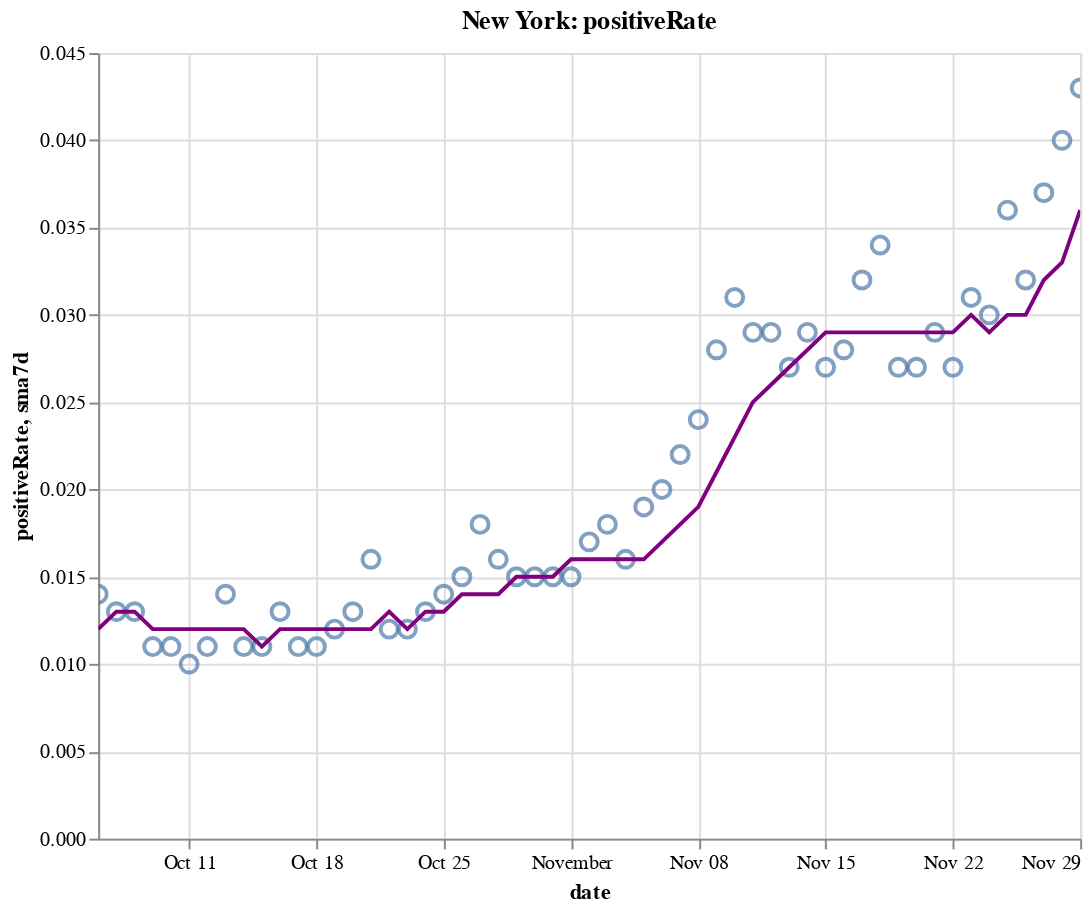

Notebook code for this chart:
### Code cell
create_plot(ny, 'positiveRate')

### Figure 1 — Vega-Lite specification as saved in the notebook (floating-point values rounded to 4 significant figures)
{"config": {"view": {"continuousWidth": 400, "continuousHeight": 300}}, "layer": [{"layer": [{"mark": {"type": "point", "size": 75}, "encoding": {"tooltip": [{"type": "temporal", "field": "date"}, {"type": "quantitative", "field": "positiveRate"}, {"type": "quantitative", "field": "sma7d"}], "x": {"type": "temporal", "field": "date"}, "y": {"type": "quantitative", "field": "positiveRate"}}, "selection": {"selector010": {"type": "interval", "bind": "scales", "encodings": ["x", "y"]}}}, {"mark": {"type": "line", "color": "purple"}, "encoding": {"x": {"type": "temporal", "field": "date"}, "y": {"type": "quantitative", "field": "sma7d"}}}]}, {"mark": {"type": "rule", "color": "#aaa"}, "encoding": {"x": {"type": "temporal", "field": "date"}}, "transform": [{"filter": {"selection": "selector009"}}]}, {"mark": "circle", "encoding": {"opacity": {"condition": {"value": 1, "selection": "selector009"}, "value": 0}, "tooltip": [{"type": "temporal", "field": "date"}, {"type": "quantitative", "field": "positiveRate"}, {"type": "quantitative", "field": "sma7d"}], "x": {"type": "temporal", "field": "date"}, "y": {"type": "quantitative", "field": "positiveRate"}}, "selection": {"selector009": {"type": "single", "encodings": ["x"], "on": "mouseover", "nearest": true, "empty": "none"}}}, {"mark": {"type": "text", "align": "left", "dx": 5, "dy": -5, "stroke": "white", "strokeWidth": 2}, "encoding": {"text": {"type": "quantitative", "field": "positiveRate"}, "tooltip": [{"type": "temporal", "field": "date"}, {"type": "quantitative", "field": "positiveRate"}, {"type": "quantitative", "field": "sma7d"}], "x": {"type": "temporal", "field": "date"}, "y": {"type": "quantitative", "field": "positiveRate"}}, "transform": [{"filter": {"selection": "selector009"}}]}, {"mark": {"type": "text", "align": "left", "dx": 5, "dy": -5}, "encoding": {"text": {"type": "quantitative", "field": "positiveRate"}, "tooltip": [{"type": "temporal", "field": "date"}, {"type": "quantitative", "field": "positiveRate"}, {"type": "quantitative", "field": "sma7d"}], "x": {"type": "temporal", "field": "date"}, "y": {"type": "quantitative", "field": "positiveRate"}}, "transform": [{"filter": {"selection": "selector009"}}]}], "data": {"name": "data-76c0099f3aa0fadf06bcb22801db7b6a"}, "height": 400, "title": "New York: positiveRate", "width": 500, "$schema": "https://vega.github.io/schema/vega-lite/v4.8.1.json", "datasets": {"data-76c0099f3aa0fadf06bcb22801db7b6a": [{"date": "2020-10-06T00:00:00", "totalTestResultsIncrease": 96360.0, "positiveIncrease": 1393.0, "death": 25540.0, "deathIncrease": 9.0, "positiveRate": 0.014, "state": "New York", "sma7d": 0.012}, {"date": "2020-10-07T00:00:00", "totalTestResultsIncrease": 108200.0, "positiveIncrease": 1360.0, "death": 25540.0, "deathIncrease": 9.0, "positiveRate": 0.013, "state": "New York", "sma7d": 0.013}, {"date": "2020-10-08T00:00:00", "totalTestResultsIncrease": 145800.0, "positiveIncrease": 1836.0, "death": 25560.0, "deathIncrease": 10.0, "positiveRate": 0.013, "state": "New York", "sma7d": 0.013}, {"date": "2020-10-09T00:00:00", "totalTestResultsIncrease": 139300.0, "positiveIncrease": 1592.0, "death": 25560.0, "deathIncrease": 6.0, "positiveRate": 0.011, "state": "New York", "sma7d": 0.012}, {"date": "2020-10-10T00:00:00", "totalTestResultsIncrease": 134600.0, "positiveIncrease": 1447.0, "death": 25570.0, "deathIncrease": 8.0, "positiveRate": 0.011, "state": "New York", "sma7d": 0.012}, {"date": "2020-10-11T00:00:00", "totalTestResultsIncrease": 118300.0, "positiveIncrease": 1143.0, "death": 25570.0, "deathIncrease": 5.0, "positiveRate": 0.01, "state": "New York", "sma7d": 0.012}, {"date": "2020-10-12T00:00:00", "totalTestResultsIncrease": 91790.0, "positiveIncrease": 1029.0, "death": 25590.0, "deathIncrease": 13.0, "positiveRate": 0.011, "state": "New York", "sma7d": 0.012}, {"date": "2020-10-13T00:00:00", "totalTestResultsIncrease": 99070.0, "positiveIncrease": 1393.0, "death": 25600.0, "deathIncrease": 11.0, "positiveRate": 0.014, "state": "New York", "sma7d": 0.012}, {"date": "2020-10-14T00:00:00", "totalTestResultsIncrease": 111700.0, "positiveIncrease": 1232.0, "death": 25600.0, "deathIncrease": 7.0, "positiveRate": 0.011, "state": "New York", "sma7d": 0.012}, {"date": "2020-10-15T00:00:00", "totalTestResultsIncrease": 133200.0, "positiveIncrease": 1460.0, "death": 25620.0, "deathIncrease": 13.0, "positiveRate": 0.011, "state": "New York", "sma7d": 0.011}, {"date": "2020-10-16T00:00:00", "totalTestResultsIncrease": 136000.0, "positiveIncrease": 1707.0, "death": 25630.0, "deathIncrease": 10.0, "positiveRate": 0.013, "state": "New York", "sma7d": 0.012}, {"date": "2020-10-17T00:00:00", "totalTestResultsIncrease": 160000.0, "positiveIncrease": 1784.0, "death": 25640.0, "deathIncrease": 9.0, "positiveRate": 0.011, "state": "New York", "sma7d": 0.012}, {"date": "2020-10-18T00:00:00", "totalTestResultsIncrease": 128800.0, "positiveIncrease": 1390.0, "death": 25640.0, "deathIncrease": 7.0, "positiveRate": 0.011, "state": "New York", "sma7d": 0.012}, {"date": "2020-10-19T00:00:00", "totalTestResultsIncrease": 82010.0, "positiveIncrease": 998.0, "death": 25660.0, "deathIncrease": 15.0, "positiveRate": 0.012, "state": "New York", "sma7d": 0.012}, {"date": "2020-10-20T00:00:00", "totalTestResultsIncrease": 90540.0, "positiveIncrease": 1201.0, "death": 25670.0, "deathIncrease": 13.0, "positiveRate": 0.013, "state": "New York", "sma7d": 0.012}, {"date": "2020-10-21T00:00:00", "totalTestResultsIncrease": 124800.0, "positiveIncrease": 2026.0, "death": 25680.0, "deathIncrease": 7.0, "positiveRate": 0.016, "state": "New York", "sma7d": 0.012}, {"date": "2020-10-22T00:00:00", "totalTestResultsIncrease": 135300.0, "positiveIncrease": 1628.0, "death": 25690.0, "deathIncrease": 15.0, "positiveRate": 0.012, "state": "New York", "sma7d": 0.013}, {"date": "2020-10-23T00:00:00", "totalTestResultsIncrease": 141500.0, "positiveIncrease": 1637.0, "death": 25700.0, "deathIncrease": 11.0, "positiveRate": 0.012, "state": "New York", "sma7d": 0.012}, {"date": "2020-10-24T00:00:00", "totalTestResultsIncrease": 156900.0, "positiveIncrease": 2061.0, "death": 25720.0, "deathIncrease": 13.0, "positiveRate": 0.013, "state": "New York", "sma7d": 0.013}, {"date": "2020-10-25T00:00:00", "totalTestResultsIncrease": 120800.0, "positiveIncrease": 1632.0, "death": 25730.0, "deathIncrease": 12.0, "positiveRate": 0.014, "state": "New York", "sma7d": 0.013}, {"date": "2020-10-26T00:00:00", "totalTestResultsIncrease": 82120.0, "positiveIncrease": 1191.0, "death": 25740.0, "deathIncrease": 12.0, "positiveRate": 0.015, "state": "New York", "sma7d": 0.014}, {"date": "2020-10-27T00:00:00", "totalTestResultsIncrease": 111600.0, "positiveIncrease": 1991.0, "death": 25760.0, "deathIncrease": 16.0, "positiveRate": 0.018, "state": "New York", "sma7d": 0.014}, {"date": "2020-10-28T00:00:00", "totalTestResultsIncrease": 129700.0, "positiveIncrease": 2031.0, "death": 25770.0, "deathIncrease": 15.0, "positiveRate": 0.016, "state": "New York", "sma7d": 0.014}, {"date": "2020-10-29T00:00:00", "totalTestResultsIncrease": 168400.0, "positiveIncrease": 2499.0, "death": 25790.0, "deathIncrease": 19.0, "positiveRate": 0.015, "state": "New York", "sma7d": 0.015}, {"date": "2020-10-30T00:00:00", "totalTestResultsIncrease": 146900.0, "positiveIncrease": 2255.0, "death": 25800.0, "deathIncrease": 12.0, "positiveRate": 0.015, "state": "New York", "sma7d": 0.015}, {"date": "2020-10-31T00:00:00", "totalTestResultsIncrease": 137000.0, "positiveIncrease": 2049.0, "death": 25810.0, "deathIncrease": 3.0, "positiveRate": 0.015, "state": "New York", "sma7d": 0.015}, {"date": "2020-11-01T00:00:00", "totalTestResultsIncrease": 148900.0, "positiveIncrease": 2255.0, "death": 25820.0, "deathIncrease": 17.0, "positiveRate": 0.015, "state": "New York", "sma7d": 0.016}, {"date": "2020-11-02T00:00:00", "totalTestResultsIncrease": 96100.0, "positiveIncrease": 1633.0, "death": 25840.0, "deathIncrease": 14.0, "positiveRate": 0.017, "state": "New York", "sma7d": 0.016}, {"date": "2020-11-03T00:00:00", "totalTestResultsIncrease": 127900.0, "positiveIncrease": 2321.0, "death": 25850.0, "deathIncrease": 15.0, "positiveRate": 0.018, "state": "New York", "sma7d": 0.016}, {"date": "2020-11-04T00:00:00", "totalTestResultsIncrease": 133500.0, "positiveIncrease": 2126.0, "death": 25870.0, "deathIncrease": 15.0, "positiveRate": 0.016, "state": "New York", "sma7d": 0.016}, {"date": "2020-11-05T00:00:00", "totalTestResultsIncrease": 161000.0, "positiveIncrease": 2997.0, "death": 25890.0, "deathIncrease": 24.0, "positiveRate": 0.019, "state": "New York", "sma7d": 0.016}, {"date": "2020-11-06T00:00:00", "totalTestResultsIncrease": 160700.0, "positiveIncrease": 3209.0, "death": 25910.0, "deathIncrease": 18.0, "positiveRate": 0.02, "state": "New York", "sma7d": 0.017}, {"date": "2020-11-07T00:00:00", "totalTestResultsIncrease": 163300.0, "positiveIncrease": 3587.0, "death": 25930.0, "deathIncrease": 18.0, "positiveRate": 0.022, "state": "New York", "sma7d": 0.018}, {"date": "2020-11-08T00:00:00", "totalTestResultsIncrease": 145600.0, "positiveIncrease": 3428.0, "death": 25950.0, "deathIncrease": 19.0, "positiveRate": 0.024, "state": "New York", "sma7d": 0.019}, {"date": "2020-11-09T00:00:00", "totalTestResultsIncrease": 111400.0, "positiveIncrease": 3144.0, "death": 25970.0, "deathIncrease": 26.0, "positiveRate": 0.028, "state": "New York", "sma7d": 0.021}, {"date": "2020-11-10T00:00:00", "totalTestResultsIncrease": 128000.0, "positiveIncrease": 3965.0, "death": 26000.0, "deathIncrease": 32.0, "positiveRate": 0.031, "state": "New York", "sma7d": 0.023}, {"date": "2020-11-11T00:00:00", "totalTestResultsIncrease": 164300.0, "positiveIncrease": 4820.0, "death": 26030.0, "deathIncrease": 21.0, "positiveRate": 0.029, "state": "New York", "sma7d": 0.025}, {"date": "2020-11-12T00:00:00", "totalTestResultsIncrease": 162600.0, "positiveIncrease": 4797.0, "death": 26060.0, "deathIncrease": 29.0, "positiveRate": 0.029, "state": "New York", "sma7d": 0.026}, {"date": "2020-11-13T00:00:00", "totalTestResultsIncrease": 203700.0, "positiveIncrease": 5401.0, "death": 26080.0, "deathIncrease": 24.0, "positiveRate": 0.027, "state": "New York", "sma7d": 0.027}, {"date": "2020-11-14T00:00:00", "totalTestResultsIncrease": 184200.0, "positiveIncrease": 5388.0, "death": 26100.0, "deathIncrease": 24.0, "positiveRate": 0.029, "state": "New York", "sma7d": 0.028}, {"date": "2020-11-15T00:00:00", "totalTestResultsIncrease": 133200.0, "positiveIncrease": 3649.0, "death": 26130.0, "deathIncrease": 30.0, "positiveRate": 0.027, "state": "New York", "sma7d": 0.029}, {"date": "2020-11-16T00:00:00", "totalTestResultsIncrease": 124600.0, "positiveIncrease": 3490.0, "death": 26160.0, "deathIncrease": 26.0, "positiveRate": 0.028, "state": "New York", "sma7d": 0.029}, {"date": "2020-11-17T00:00:00", "totalTestResultsIncrease": 159900.0, "positiveIncrease": 5088.0, "death": 26190.0, "deathIncrease": 30.0, "positiveRate": 0.032, "state": "New York", "sma7d": 0.029}, {"date": "2020-11-18T00:00:00", "totalTestResultsIncrease": 154400.0, "positiveIncrease": 5294.0, "death": 26220.0, "deathIncrease": 36.0, "positiveRate": 0.034, "state": "New York", "sma7d": 0.029}, {"date": "2020-11-19T00:00:00", "totalTestResultsIncrease": 195200.0, "positiveIncrease": 5310.0, "death": 26260.0, "deathIncrease": 32.0, "positiveRate": 0.027, "state": "New York", "sma7d": 0.029}, {"date": "2020-11-20T00:00:00", "totalTestResultsIncrease": 205500.0, "positiveIncrease": 5468.0, "death": 26290.0, "deathIncrease": 35.0, "positiveRate": 0.027, "state": "New York", "sma7d": 0.029}, {"date": "2020-11-21T00:00:00", "totalTestResultsIncrease": 207900.0, "positiveIncrease": 5972.0, "death": 26330.0, "deathIncrease": 34.0, "positiveRate": 0.029, "state": "New York", "sma7d": 0.029}, {"date": "2020-11-22T00:00:00", "totalTestResultsIncrease": 196600.0, "positiveIncrease": 5392.0, "death": 26360.0, "deathIncrease": 31.0, "positiveRate": 0.027, "state": "New York", "sma7d": 0.029}, {"date": "2020-11-23T00:00:00", "totalTestResultsIncrease": 191500.0, "positiveIncrease": 5906.0, "death": 26390.0, "deathIncrease": 33.0, "positiveRate": 0.031, "state": "New York", "sma7d": 0.03}, {"date": "2020-11-24T00:00:00", "totalTestResultsIncrease": 164800.0, "positiveIncrease": 4881.0, "death": 26440.0, "deathIncrease": 51.0, "positiveRate": 0.03, "state": "New York", "sma7d": 0.029}, {"date": "2020-11-25T00:00:00", "totalTestResultsIncrease": 173100.0, "positiveIncrease": 6265.0, "death": 26480.0, "deathIncrease": 41.0, "positiveRate": 0.036, "state": "New York", "sma7d": 0.03}, {"date": "2020-11-26T00:00:00", "totalTestResultsIncrease": 217700.0, "positiveIncrease": 6933.0, "death": 26550.0, "deathIncrease": 67.0, "positiveRate": 0.032, "state": "New York", "sma7d": 0.03}, {"date": "2020-11-27T00:00:00", "totalTestResultsIncrease": 219400.0, "positiveIncrease": 8176.0, "death": 26590.0, "deathIncrease": 39.0, "positiveRate": 0.037, "state": "New York", "sma7d": 0.032}, {"date": "2020-11-28T00:00:00", "totalTestResultsIncrease": 152400.0, "positiveIncrease": 6063.0, "death": 26630.0, "deathIncrease": 44.0, "positiveRate": 0.04, "state": "New York", "sma7d": 0.033}, {"date": "2020-11-29T00:00:00", "totalTestResultsIncrease": 157300.0, "positiveIncrease": 6723.0, "death": 26690.0, "deathIncrease": 58.0, "positiveRate": 0.043, "state": "New York", "sma7d": 0.036}]}}
